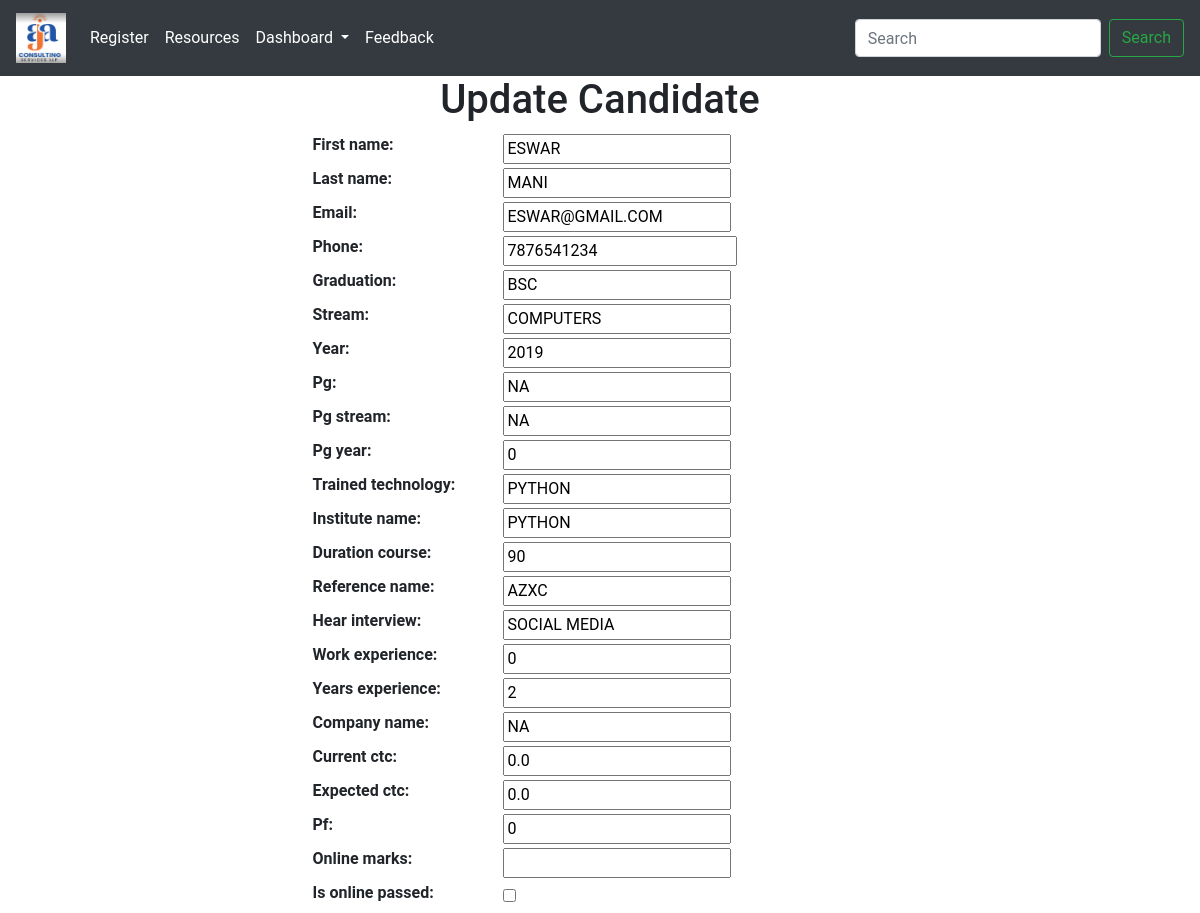
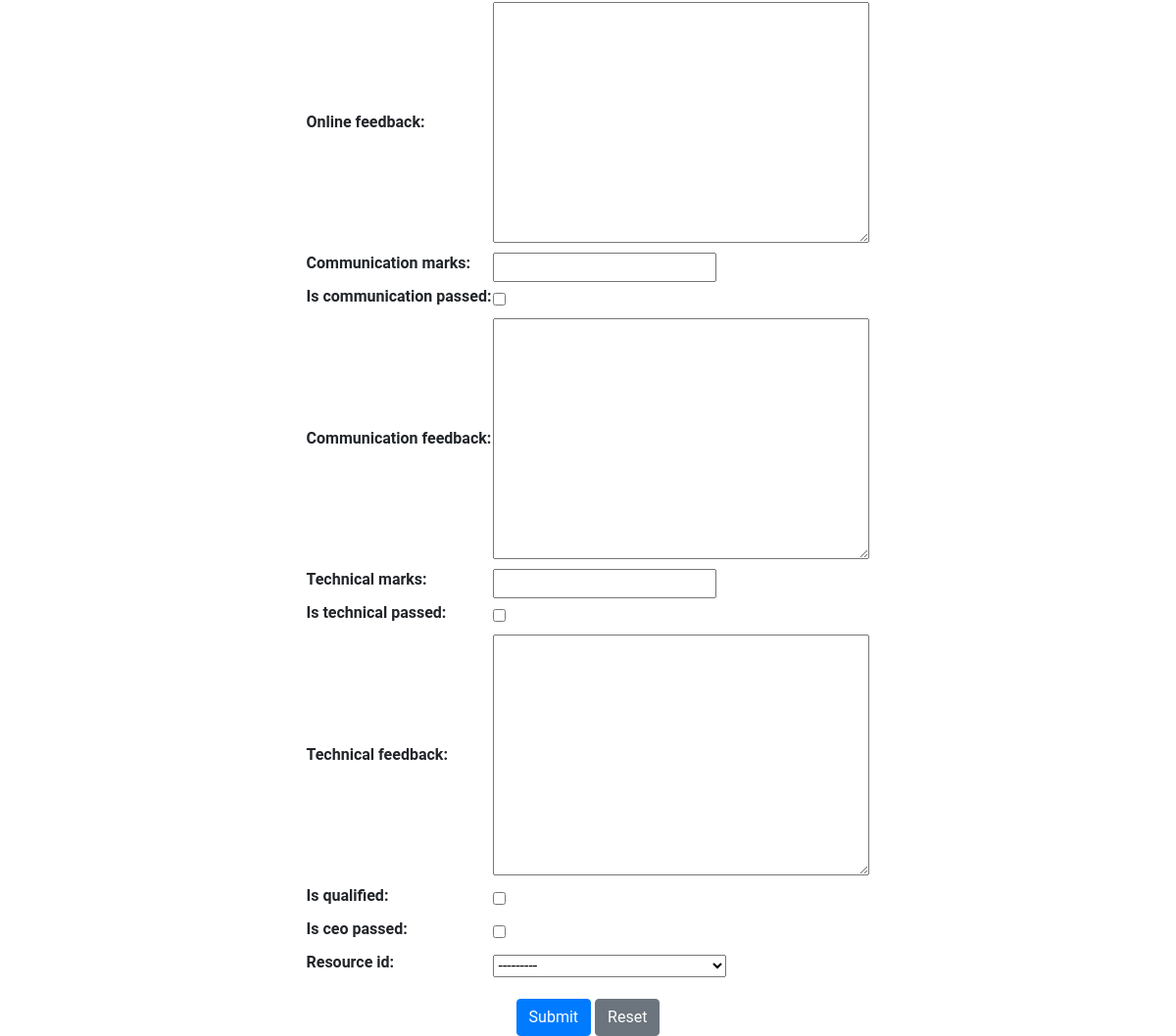
Page /resources/update/84 on the committed database (2 pictures, top to bottom).
### resourcesApp/models.py (models this page shows)
class Resources(models.Model):
    first_name = models.CharField(max_length=250, )
    last_name = models.CharField(max_length=250)
    email = models.EmailField(max_length=250)
    phone = models.BigIntegerField()
    graduation = models.CharField(max_length=500)
    stream = models.CharField(max_length=100)
    year = models.SmallIntegerField()
    pg = models.CharField(max_length=500, null=True)
    pg_stream = models.CharField(max_length=100, null=True)
    pg_year = models.SmallIntegerField(null=True)
    trained_technology = models.CharField(max_length=250)
    institute_name = models.CharField(max_length=500)
    duration_course = models.CharField(max_length=100)
    reference_name = models.CharField(max_length=250, null=True)
    hear_interview = models.CharField(max_length=100, null=True)
    work_experience = models.CharField(max_length=100, null=True)
    years_experience = models.SmallIntegerField(null=True)
    company_name = models.CharField(max_length=500, null=True)
    current_ctc = models.FloatField(null=True)
    expected_ctc = models.FloatField(null=True)
    pf = models.CharField(max_length=100, null=True)
    created_at = models.DateTimeField(default=datetime.now())
    def __str__(self):
        return f'id:{self.id} name:{self.first_name} {self.last_name}'

### resourcesApp/views.py (the view, shortened to what this page needs)
# urls.py: path("update/<id>", update_candidate, name="update_candidate"),
def update_candidate(request, id):
    get_data = Resources.objects.get(id=id)
    rounds_form = RoundsForm()
    form = ResourcesForm(instance=get_data)
    msg = f'You have successfully updated with {get_data.first_name} {get_data.last_name}'
    return render(request, "resources/update.html", {'form':form, 'rounds':rounds_form})

### resourcesApp/forms.py (shortened to what this page needs)
class ResourcesForm(forms.ModelForm):
    class Meta:
        model= Resources
        exclude = ["created_at"]

class RoundsForm(forms.ModelForm):
    class Meta:
        model= Rounds
        fields = "__all__"

### resourcesApp/templates/resources/update.html (shortened to what this page needs)
{% extends "resources/header.html" %}
{% block data %}
<form method="POST">
    <h1 class="text-center">Update Candidate</h1>
            <table align="center">
                {{ form.as_table }}
                {{ rounds.as_table }}
            </table>
            <div class="text-center mt-3">
                <input type="submit" class="btn btn-primary" value="Submit" />
                <input type="reset" class="btn btn-secondary" value="Reset" />
            </div>
</form>
{% endblock %}

### resourcesApp/templates/resources/bootstrap.html (style rules this page uses)
* { font-family: "Roboto"; }

### rows in the picture
Resources: first_name "ESWAR", last_name "MANI", email "ESWAR@GMAIL.COM", phone "7876541234", graduation "BSC", stream "COMPUTERS", year "2019", pg "NA", pg_stream "NA", pg_year "0", trained_technology "PYTHON", institute_name "PYTHON", duration_course "90", reference_name "AZXC", hear_interview "SOCIAL MEDIA", work_experience "0", years_experience "2", company_name "NA", current_ctc "0.0", expected_ctc "0.0", pf "0"
